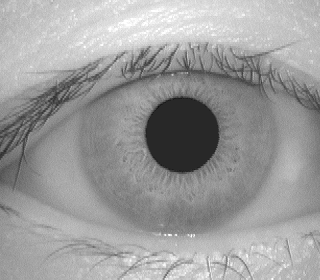
#> input picture CASIA Iris Image Database (version 1.0)/001/1/001_1_1.bmp, 320 x 280 px; its folder holds only this picture in this run
$ python IrisRecognition.py
#> lines starting #> are read from the running program, lines starting #| are printed output that depends on the picture; after the words box and inside, x2 and y2 are one past the last pixel; in counts of white or black regions, pixels touching at a corner belong together
#> further down, image_train is the input picture: shape (280, 320, 3); min 18, max 255, mean 155.9
### IrisLocalization.py
import numpy as np
import cv2
from scipy.spatial import distance


def localization(image):
    """
        Localize where the pupil and iris lie

        Args:
            image: path of a image

        Returns:
           x_center2, y_center2, pupil_radius, iris_radius, img_result
    """

    img = cv2.cvtColor(image, cv2.COLOR_BGR2GRAY)

    # remove noise from image
    img_grey = img.copy()
    img_grey = cv2.bilateralFilter(img_grey, 9, 75, 75)

    FILESIZE = 60
    IMAGE_HEIGHT, IMAGE_WIDTH, COLOR = image.shape
#> IMAGE_HEIGHT = 280; IMAGE_WIDTH = 320; COLOR = 3

    # step1
    col_mean0 = np.mean(img_grey, 0)
#> col_mean0 = 320 values, max 171.8 at index 289, min 131 at index 186, mean 155.9
    row_mean0 = np.mean(img_grey, 1)
#> row_mean0 = 280 values, max 212.1 at index 29, min 111.8 at index 127, mean 155.9

    x_center0 = np.argmin(col_mean0)
#> x_center0 = 186
    y_center0 = np.argmin(row_mean0)
#> y_center0 = 127

    if x_center0-FILESIZE < 0 or x_center0+FILESIZE >= IMAGE_WIDTH:
        x_center0 = int(IMAGE_WIDTH/2)
    if y_center0 - FILESIZE < 0 or y_center0 + FILESIZE >= IMAGE_HEIGHT:
        y_center0 = int(IMAGE_HEIGHT/2)

    # step 2
    img_chopped1 = img_grey[y_center0 - FILESIZE:y_center0 + FILESIZE, x_center0 - FILESIZE:x_center0 + FILESIZE]
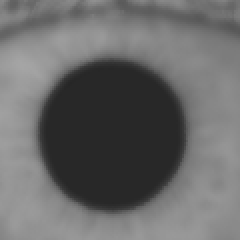
#> img_chopped1: shape (120, 120) (shown 2 times larger); min 38, max 165, mean 105

    col_mean1 = np.mean(img_chopped1, 0)
#> col_mean1 = 120 values, max 145.6 at index 9, min 71.17 at index 62, mean 105
    row_mean1 = np.mean(img_chopped1, 1)
#> row_mean1 = 120 values, max 145.9 at index 117, min 78.19 at index 67, mean 105

    x_center1 = x_center0 - FILESIZE + np.argmin(col_mean1)
#> x_center1 = 188
    y_center1 = y_center0 - FILESIZE + np.argmin(row_mean1)
#> y_center1 = 134

    if x_center1-FILESIZE < 0 or x_center1+FILESIZE >= IMAGE_WIDTH:
        x_center1 = x_center0
    if y_center1 - FILESIZE < 0 or y_center1 + FILESIZE >= IMAGE_HEIGHT:
        y_center1 = y_center0

    img_chopped2 = img_grey[y_center1 - FILESIZE:y_center1 + FILESIZE, x_center1 - FILESIZE:x_center1 + FILESIZE]
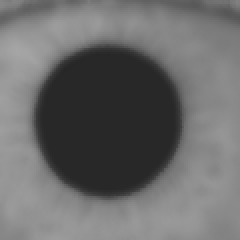
#> img_chopped2: shape (120, 120) (shown 2 times larger); min 38, max 165, mean 106.6

    col_mean2 = np.mean(img_chopped2, 0)
#> col_mean2 = 120 values, max 147.1 at index 6, min 74.17 at index 59, mean 106.6
    row_mean2 = np.mean(img_chopped2, 1)
#> row_mean2 = 120 values, max 145.9 at index 110, min 77.92 at index 54, mean 106.6

    x_center2 = x_center1 - FILESIZE + np.argmin(col_mean2)
#> x_center2 = 187
    y_center2 = y_center1 - FILESIZE + np.argmin(row_mean2)
#> y_center2 = 128

    if x_center2 - FILESIZE < 0 or x_center2 + FILESIZE >= IMAGE_WIDTH:
        x_center2 = x_center1
    if y_center2 - FILESIZE < 0 or y_center2 + FILESIZE >= IMAGE_HEIGHT:
        y_center2 = y_center1

    img_chopped3 = img_grey[y_center2 - FILESIZE:y_center2 + FILESIZE, x_center2 - FILESIZE:x_center2 + FILESIZE]

    center_pupil = [x_center2, y_center2]
#> center_pupil = [187, 128]

    # step 3

    # threshold value is 75, max value 255
    _, image_binary = cv2.threshold(img_grey, 75, 255, cv2.THRESH_BINARY)
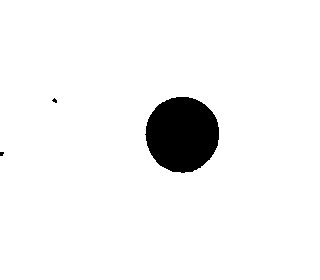
#> image_binary: shape (280, 320); 95.1% white; 3 black regions (2 under 20 px), largest, box (x1, y1, x2, y2) and area: (145, 97, 219, 173) 4374
    # edge pixels above the 220 are considered and edge pixels below the threshold 100 are discarded
    image_edge = cv2.Canny(image_binary, 100, 220)
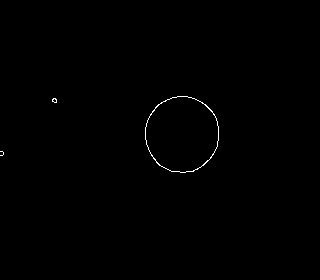
#> image_edge: shape (280, 320); 0.3% white in thin lines or dots, all inside (x1, y1, x2, y2) = (0, 96, 219, 173)

    circles = cv2.HoughCircles(image_edge, cv2.HOUGH_GRADIENT, 10, 100)  # get bunch of circles
#> circles = [[185, 135, 37]]
    circles = np.squeeze(circles, axis=0)

    min_dist = None

    for crl in circles:

        dist = distance.euclidean(center_pupil, [crl[0], crl[1]])

        if not min_dist or dist < min_dist:
            min_dist = dist
            min_circle = crl
#> this loop made 1 pass
#> (dist, min_dist, min_circle) on pass 1: (7.28, 7.28, [185, 135, 37])
#> after the loop, min_dist = 7.28

    # inner boundary
    # min_circle[0] -- x coordinate in circle
    # min_circle[1] -- y coordinate in circle
    pupil_radius = int(min_circle[2])
#> pupil_radius = 37

    # inner boundary
    img_result = img.copy()
    cv2.circle(img=img_result, center=center_pupil, radius=pupil_radius, color=(255, 0, 0), thickness=2)

    # outer boundary
    iris_radius = pupil_radius + 53
#> iris_radius = 90
    cv2.circle(img=img_result, center=center_pupil, radius=pupil_radius + 63, color=(255, 0, 0), thickness=2)

    return x_center2, y_center2, pupil_radius, iris_radius, img_result

### IrisNormalization.py

import numpy as np

from IrisLocalization import localization


def normalization(image):
    """
        mapping the iris from Cartesian coordinates to polar coordinates;

        Args:
            image: path of a image

        Returns: image after normalization
    """

    center_x, center_y, inner_radius, outer_radius, image = localization(image)
#> center_x = 187; center_y = 128; inner_radius = 37; outer_radius = 90

    I_n = np.zeros((64, 512, 3))  # M*N is 64*512

    for Y in range(64):
        for X in range(512):
            theta = 2 * np.pi * X / 512

            # inner boundary coordinate: x_p, y_p
            x_p = center_x + np.cos(theta) * inner_radius
            y_p = center_y + np.sin(theta) * inner_radius

            x_p = np.around(x_p)
            y_p = np.around(y_p)

            # outer boundary coordinate: x_i, y_i
            x_i = center_x + np.cos(theta) * outer_radius
            y_i = center_y + np.sin(theta) * outer_radius

            x_i = np.around(x_i)
            y_i = np.around(y_i)

            # original coordinate
            x = x_p + (x_i - x_p) * (Y / 64)
            y = y_p + (y_i - y_p) * (Y / 64)

            # there are case where the coordinate is out of boundary.
            # Put them back to where boundary lies
            if x >= 320:
                x = 319
            if y >= 280:
                y = 279

            I_n[Y][X] = image[int(y)][int(x)]
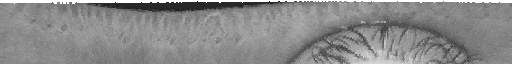
#> I_n: shape (64, 512, 3) float64; min 27, max 255, mean 137.7

    I_n = I_n.astype(np.uint8)

    return I_n

### ImageEnhancement.py
import cv2
import numpy as np
import matplotlib.pyplot as plt


def enhancement(normalized_img, SIZE=32):
    """
        enhancing the normalized iris

        Args:
            normalized_img: image after normalization
            SIZE: constant - refers to the size of region we will enchance, the default value is 32

        Returns: image after enhancement
    """
#> called with SIZE = 32
    img_gray = cv2.cvtColor(normalized_img, cv2.COLOR_BGR2GRAY)

    img_histEqualization = np.zeros([img_gray.shape[0], img_gray.shape[1]])
    img_count = np.zeros([img_gray.shape[0], img_gray.shape[1]])

    #
    MOVEMENT = SIZE // 8

    x = SIZE//2

    # enhance each 32*32 region
    for i in range(img_gray.shape[1] // MOVEMENT):

        y = SIZE//2

        for j in range(img_gray.shape[0] // MOVEMENT):

            if y < img_gray.shape[0]:
                img_histEqualization[y - SIZE//2: y + SIZE//2, x - SIZE//2: x + SIZE//2] = cv2.equalizeHist(
                    img_gray[y - SIZE//2: y + SIZE//2, x - SIZE//2: x + SIZE//2])
                # img_count[y - SIZE//2: y + SIZE//2, x - SIZE//2: x + SIZE//2] += 1
                # img_histEqualization[y - SIZE//2: y + SIZE//2, x - SIZE//2: x + SIZE//2] += cv2.equalizeHist(
                #     img_gray[y - SIZE//2: y + SIZE//2, x - SIZE//2: x + SIZE//2])


                y += MOVEMENT

        x += MOVEMENT
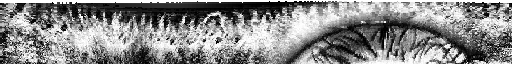
#> img_histEqualization: shape (64, 512) float64; min 0, max 255, mean 135.7
#> after the loop, x = 528
    # [5 lines of commented-out code are left out]
    return img_histEqualization

### FeatureExtraction.py
import numpy as np
import math
from scipy import signal


def Gabor_filter(x, y, f, delta_x, delta_y):
    """
        calculate the value

        Args:
            x: x coordinates of the pixel
            y: y coordinates of the pixel
            f: frequency of the sinusoidal function
            delta_x: constant
            delta_y: constant

        Returns:
           result: calculated kernal value
    """
    # transform the equations in the paper into code
    M = np.cos(2 * np.pi * f * math.sqrt(x ** 2 + y ** 2))
    constant = 2 * np.pi * delta_x * delta_y
    exp = np.exp(-1 / 2 * (x ** 2 / delta_x ** 2 + y ** 2 / delta_y ** 2))
    result = (1 / constant) * exp * M
    return result


def filter_kernal(f, delta_x, delta_y, size):
    """
        calculate the final filter

        Args:
            f: frequency of the sinusoidal function
            delta_x: constant
            delta_y: constant
            size: filter kernal size

        Returns:
           result: a size*size grid of filter
    """
#> called with f = 0.333, delta_x = 3, delta_y = 1.5, size = 9
    kernal = np.zeros((size, size))
    for i in range(size):
        for j in range(size):
            kernal[i, j] = Gabor_filter((-int(size / 2) + j), (-int(size / 2) + i), f, delta_x, delta_y)
    return kernal


def featureVector(img, threshold_x=48, block=8, f_1=1 / 3, f_2=1 / 3):
    """
        transfer the image to a feature vector

        Args:
            img: image after enhancement
            threshold_x: threshold for roi of the image
            block: size of the kernal filter
            f1/f2: frequency of the sinusoidal function for the two different channels

        Returns:
           feature_vector
    """
    filter_kernal_1 = filter_kernal(f_1, 3, 1.5, block)
    filter_kernal_2 = filter_kernal(f_2, 4.5, 1.5, block)

    roi = img[:threshold_x, :]
    # print(len(roi))

    F1 = signal.convolve2d(roi, filter_kernal_1, mode='same')
    F2 = signal.convolve2d(roi, filter_kernal_2, mode='same')
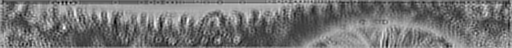
#> F2: shape (48, 512) float64; min -36.99, max 16.86, mean -12.28; drawn with min black and max white

    feature_vector = []

    # calculate every block value according to the paper
    # since the size not equal to one, we set the step size equals block size.
    for x in range(0, len(roi), block):
        for y in range(0, len(roi[x]), block):
            F1_tmp = F1[x:x + block, y:y + block]
            F2_tmp = F2[x:x + block, y:y + block]

            # channel 1
            m_1 = np.mean(np.absolute(F1_tmp))
            feature_vector.append(m_1)
            sigma_1 = np.mean(np.absolute((np.absolute(F1_tmp)) - m_1))
            feature_vector.append(sigma_1)

            # channel 2
            m_2 = np.mean(np.absolute(F2_tmp))
            feature_vector.append(m_2)
            sigma_2 = np.mean(np.absolute((np.absolute(F2_tmp)) - m_2))
            feature_vector.append(sigma_2)
#> this loop made 6 passes
#> x on passes 2 to 6: 9, 18, 27, 36, 45
#> after the loop, feature_vector = 1368 values, max 22.65 at index 590, min 0.737 at index 817, mean 7.72

    return feature_vector

### IrisMatching.py
import numpy as np
import math
from sklearn.discriminant_analysis import LinearDiscriminantAnalysis
from sklearn.decomposition import PCA
from scipy.spatial import distance


# [74 lines left out: functions dim_reduction, minimal_offset_distance, not called in this run]


def nearest_center_classifier(train_set, train_label, test_set, dim=100, offset=[-9, -6, -3, 0, 3, 6, 9],
                              SAMPLE_SIZE=108, method='LDA'):
    """
        match test feature vector to those in train set with smallest distance

        Args:
            train_set: feature vectors of train set
            train_label: label for feature vecotr in train set
            test_set: feature vectors of test set
            dim: the expected dimension
            offset: angels rotation
            SAMPLE_SIZE: constant - number of clusters
            method: LDA/NULL/PCA

        Returns:
           minimal distance and result under different distance measurement
    """

    if dim < SAMPLE_SIZE and method == 'LDA':
        train_set, test_set = dim_reduction(train_set, train_label, test_set, dim)

    if dim < len(train_set[1]) and method == 'PCA':
        train_set, test_set = dim_reduction(train_set, train_label, test_set, dim, method='PCA')

    if method == 'NULL':
        True

    train_set = np.array(train_set)
    test_set = np.array(test_set)

    L1_result = []
    L2_result = []
    L3_result = []

    L1_min_distance = []
    L2_min_distance = []
    L3_min_distance = []

    # match every test vector to train vector
    for i in range(len(test_set)):
        L1_distance = []
        L2_distance = []
        L3_distance = []
        fi = test_set[i]
        # calculate distance under different angel rotations and choose the smallest
        for j in range(len(train_set)):
            f = train_set[j]
            L1_distance.append(minimal_offset_distance(fi, f, offset, 'L1'))
            L2_distance.append(minimal_offset_distance(fi, f, offset, 'L2'))
            L3_distance.append(minimal_offset_distance(fi, f, offset, 'cosine'))

        # for every test vector get the train vector that is the closest
        L1_min_distance.append(min(L1_distance))
        L2_min_distance.append(min(L2_distance))
        L3_min_distance.append(min(L3_distance))

        L1_result.append(train_label[L1_distance.index(min(L1_distance))])
        L2_result.append(train_label[L2_distance.index(min(L2_distance))])
        L3_result.append(train_label[L3_distance.index(min(L3_distance))])

    return L1_min_distance, L2_min_distance, L3_min_distance, L1_result, L2_result, L3_result

### IrisRecognition.py
import glob
import numpy as np
import cv2
import matplotlib.pyplot as plt

from IrisNormalization import normalization
from ImageEnhancement import enhancement
# from IrisLocalization import localization

from IrisMatching import nearest_center_classifier
from PerformanceEvaluation import crr, roc
from FeatureExtraction import featureVector
from tabulate import tabulate

F1 = 1 / 3
F2 = 1 / 4.5
BLOCK_SIZE = 9
THRESHOLD = 48

train_set = []
train_label = []

test_set = []
test_label = []

train_file_name = glob.glob('CASIA Iris Image Database (version 1.0)/*/1/*.bmp')

for item in train_file_name:
    train_label.append(int(item.split('/')[1]))

    image_train = cv2.imread(item)
    train_img = normalization(image_train)
    enhanced_train_img = enhancement(train_img, SIZE=32)
    feature_train = featureVector(img=enhanced_train_img, threshold_x=THRESHOLD, block=BLOCK_SIZE, f_1=F1, f_2=F2)
#> feature_train has the same summary as feature_vector in featureVector
    # assert len(feature_train) == 1536
    train_set.append(feature_train)

print('Finished!')

test_file_name = glob.glob('CASIA Iris Image Database (version 1.0)/*/2/*.bmp')

for item in test_file_name:
    test_label.append(int(item.split('/')[1]))

    image_test = cv2.imread(item)
    test_img = normalization(image_test)
    enhanced_test_img = enhancement(test_img, SIZE=32)
    feature_test = featureVector(img=enhanced_test_img, threshold_x=THRESHOLD, block=BLOCK_SIZE, f_1=F1, f_2=F2)
    # assert len(feature_test) == 1536
    test_set.append(feature_test)

print('Finished!')

# create table 3
L1_min_distance, L2_min_distance, L3_min_distance, L1_result, L2_result, L3_result = nearest_center_classifier(
    train_set, train_label, test_set, dim=1536, method='NULL')
#> (the run stopped early here; a loop or call above may not have finished)

$ run again, on CASIA Iris Image Database (version 1.0)/001/1/001_1_2.bmp
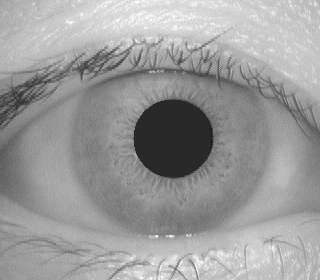
#> input picture CASIA Iris Image Database (version 1.0)/001/1/001_1_2.bmp, 320 x 280 px
#> image_train is the input picture: shape (280, 320, 3); min 18, max 255, mean 155
#> col_mean0 = 320 values, max 178.1 at index 286, min 130 at index 179, mean 155
#> row_mean0 = 280 values, max 210.2 at index 18, min 113.7 at index 126, mean 155
#> x_center0 = 179
#> y_center0 = 126
#> col_mean1 = 120 values, max 146.1 at index 7, min 72.04 at index 60, mean 103.8
#> row_mean1 = 120 values, max 143.7 at index 25, min 73.72 at index 68, mean 103.8
#> x_center1 = 179
#> y_center1 = 134
#> col_mean2 = 120 values, max 146.4 at index 9, min 73.85 at index 60, mean 105
#> row_mean2 = 120 values, max 144.7 at index 116, min 73.72 at index 60, mean 105
#> x_center2 = 179
#> y_center2 = 134
#> center_pupil = [179, 134]
#> image_binary: shape (280, 320); 94.4% white; 3 black regions (1 under 20 px), largest, box (x1, y1, x2, y2) and area: (134, 99, 213, 178) 4907, (14, 93, 27, 108) 107
#> image_edge: shape (280, 320); 0.35% white in thin lines or dots, all inside (x1, y1, x2, y2) = (0, 93, 213, 178)
#> circles = [[175, 135, 40], [95, 215, 135], [135, 35, 144], [205, 245, 147], [285, 175, 154]]
#> the loop in localization, `for crl in circles: ` made 5 passes
#> (dist, min_dist, min_circle) on pass 1: (4.12, 4.12, [175, 135, 40])
#> after the loop in localization, `for crl in circles:`: min_dist = 4.12
#> pupil_radius = 40
#> iris_radius = 93
#> center_x = 179; center_y = 134; inner_radius = 40; outer_radius = 93
#> after the loop in enhancement, `for i in range(img_gray.shape[1] // MOVEMENT):`:
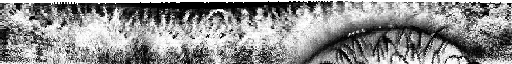
#> img_histEqualization: shape (64, 512) float64; min 0, max 255, mean 140.8
#> after the loop in enhancement, `for i in range(img_gray.shape[1] // MOVEMENT):`: x = 528
#> in featureVector, `F2 = signal.convolve2d(roi, filter_kernal_2, mode='same')`:
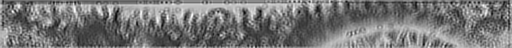
#> F2: shape (48, 512) float64; min -34.58, max 12.05, mean -12.87; drawn with min black and max white
#> the loop in featureVector, `for x in range(0, len(roi), block):` made 6 passes
#> x on passes 2 to 6: 9, 18, 27, 36, 45
#> after the loop in featureVector, `for x in range(0, len(roi), block):`: feature_vector = 1368 values, max 22.64 at index 986, min 0.811 at index 727, mean 7.96
#> feature_train has the same summary as feature_vector in featureVector
